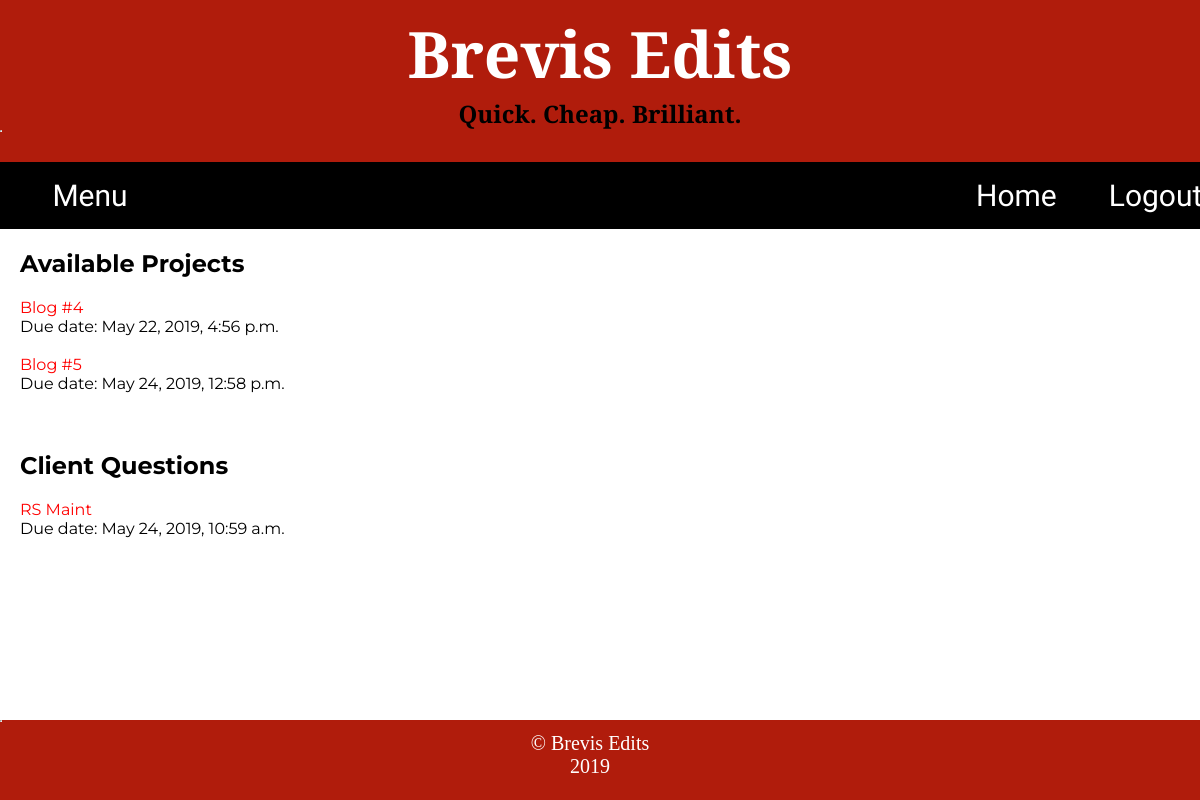
The page /to_edit/ (signed in) on the database its author committed.
### brevisapp/models.py (models this page shows, shortened)
class EditingProject(models.Model):
    client = models.ForeignKey(ClientProfile, on_delete=models.CASCADE, related_name='projects')
    editor = models.ForeignKey(EditorProfile, on_delete=models.CASCADE, related_name='projects')
    name = models.CharField(max_length=50, null=True, blank=True)
    orig_file = models.FileField(upload_to='textfile/', null=True, blank=True)
    orig_text = models.TextField(default='')
    description = models.CharField(max_length=500)
    turnaround = models.BooleanField(default='False')
    submit_date = models.DateTimeField(auto_now_add=True)
    edit_file = models.FileField(upload_to='textfile/', null=True, blank=True)
    edit_text = models.TextField(null=True, blank=True)
    edit_date = models.DateTimeField(null=True, blank=True)
    final_date = models.DateTimeField(null=True, blank=True)
    word_count = models.IntegerField(null=True, blank=True)
    price = models.FloatField(null=True, blank=True)
    submitted = models.BooleanField(default='False')
    def due_date_str(self):
        if self.turnaround == False:
            two_days = datetime.timedelta(days=2)
            return self.submit_date + two_days
        else:
            four_hours = datetime.timedelta(hours=4)
            return self.submit_date + four_hours

### brevisapp/views.py (the view)
# urls.py: path('to_edit/', views.to_edit, name='to_edit'),
@login_required (login_url='/login_page/')
def to_edit(request):
    if not request.user.editor:
        return HttpResponse('get out of here')
    projects = EditingProject.objects.filter(edit_date__isnull=True).order_by('submit_date')
    projects_with_questions = EditingProject.objects.filter(final_date__isnull=True).order_by('submit_date')
    projects_with_questions = [project for project in projects_with_questions if project.messages.count() > 0]
    context = {
        'projects': projects,
        'projects_with_questions': projects_with_questions,
    }
    return render(request, 'brevisapp/to_edit.html', context)

### brevisapp/templates/brevisapp/to_edit.html (shortened to what this page needs)
{% extends 'brevisapp/base.html' %}
{% block content %}
<div class="topnav">
  <div class="dropdown">
    <button class="dropbtn">Menu</button>
  </div>
  <div class="home_logout">
    <a class="dropbtn" href="{% url 'brevisapp:user_page'%}">Home</a>
    <a class="dropbtn" href="{% url 'brevisapp:logout_user' %}">Logout</a>
  </div>
</div>
<div class="page_body">
  <h2>Available Projects</h2>
  {% if projects %}
    {% for project in projects %}
      <div class="project-list">
        <a href="{% url 'brevisapp:edit_project' project.id %}">{{ project.name }}</a><br/>
        <span>Due date: {{ project.due_date_str }}</span><br/><br/>
      </div>
    {% endfor %}
  {% else %}
    <p>There are no available projects at this time.</p>
  {% endif %}
  <br/>
  {% if projects_with_questions %}
    <h2>Client Questions</h2>
      {% for project_with_question in projects_with_questions %}
        <div class="project-list">
          <a href="{% url 'brevisapp:edit_project' project_with_question.id %}">{{ project_with_question.name }}</a><br/>
          <span>Due date: {{ project_with_question.due_date_str }}</span>
        </div>
      {% endfor %}
  {% endif %}
</div>
{% endblock %}

### brevisapp/static/brevisapp/style.css (style rules this page uses)
body { display: flex; min-height: 100vh; flex-direction: column; }
* { box-sizing:border-box; margin: 0; padding: 0; }
body, html { height: 100%; font-family: 'Montserrat', sans-serif; position: relative; }
#body { height: 100%; overflow: auto; }
.page_body { margin-left: 20px; }
*:before, *:after { box-sizing: border-box; }
a { text-decoration: none; color: red; }
h2 { margin: 20px 0px 20px 0px; }
.user-btn, .dropbtn { font-size:15px; background-color: #B01C0C; padding: 5px 15px 5px 15px; margin-right: 10px; transition: 1.5s; border: solid 3px white; text-decoration: none; color: white; font-family: 'Lobster', cursive; font-size: 25px; }
.dropbtn { padding: 16px; font-size: 30px; border: none; font-family: 'Lobster', cursive; background-color: black; color: white; margin-right: 20px; width: 100% }
.dropdown, .home_logout { position: relative; display: inline-block; width: 15% }
.home_logout { display: flex; flex-direction: row; width: 20% }
.topnav { display: flex; flex-direction: row; justify-content: space-between; align-items: center; background-color: black; margin: 0; padding: 0; }

### rows shown on the page
EditingProject: name "Blog #4", due_date_str "May 22, 2019, 4:56 p.m."
EditingProject: name "Blog #5", due_date_str "May 24, 2019, 12:58 p.m."
EditingProject: name "RS Maint", due_date_str "May 24, 2019, 10:59 a.m."
